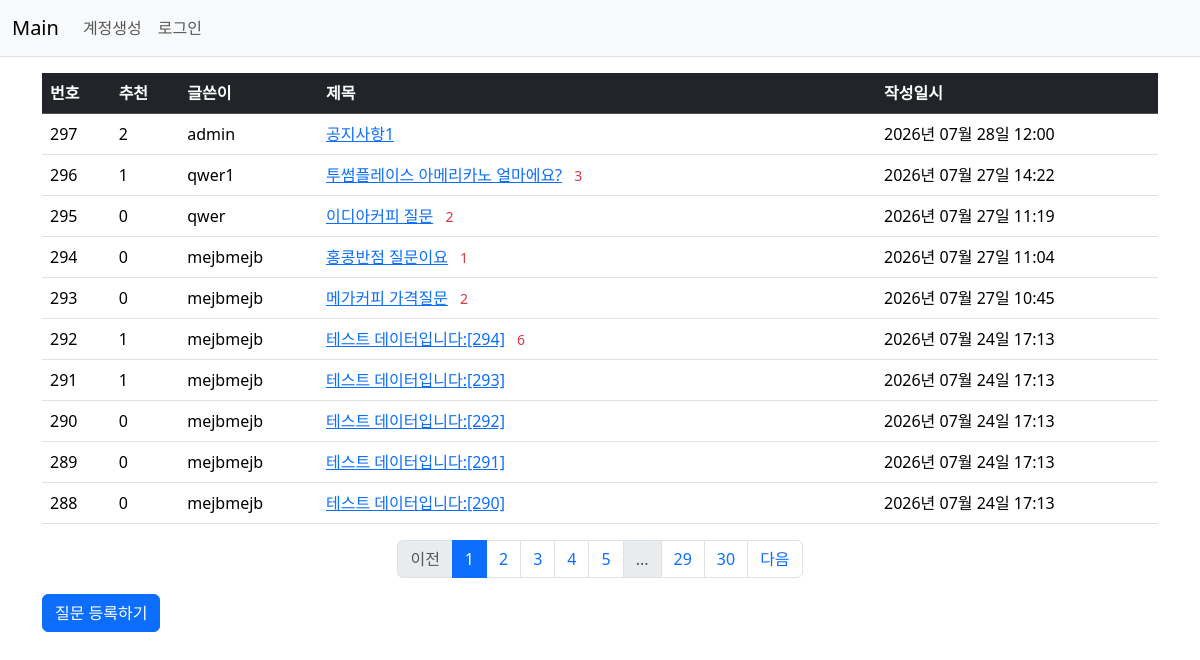
Page /question/list/ on the committed database.
### pybo/models.py (models this page shows, shortened)
class Question(db.Model):
    id = db.Column(db.Integer, primary_key=True)
    subject = db.Column(db.String(max_string), nullable=False) # 200자까지 문자열 제한이 있으며 null을 허용하지 않겠다.
    content = db.Column(db.Text(), nullable=False)
    create_date = db.Column(db.DateTime(), nullable=False) # DateTime을 받아오며 null을 허용하지 않겠다
    user_id = db.Column(db.Integer, db.ForeignKey('user.id', ondelete='CASCADE'), nullable=False)
    user = db.relationship('User', backref=db.backref('question_set'))
    voter = db.relationship('User', secondary=question_voter,
                            backref=db.backref('question_voter_set', lazy='dynamic'))

class User(db.Model):
    id = db.Column(db.Integer, primary_key=True)
    username = db.Column(db.String(150), unique=True, nullable=False) # unique = True 중복 막겠다
    password = db.Column(db.String(max_string), nullable=False)
    email = db.Column(db.String(120), unique=True, nullable=False)

### pybo/views/question_views.py (the view)
@bp.route('/list/')
def _list(): # URL '/question/list/'로 접근했을 때 실행될 라우트 함수를 정의
    page = request.args.get('page', type=int, default=1)
    question_list = Question.query.order_by(Question.create_date.desc()).paginate(page=page, per_page=per_page_num)
    return render_template('question/question_list.html', question_list=question_list)

### pybo/filter.py (called while the page is built)
def format_datetime(value, fmt='%Y년 %m월 %d일 %H:%M'):
    return value.strftime(fmt)

### pybo/views/auth_views.py (called while the page is built)
@bp.before_app_request
def load_logged_in_user():
    user_id = session.get('user_id')
    if user_id is None:
        g.user = None
    else:
        g.user = User.query.get(user_id)

### pybo/templates/question/question_list.html
{% extends 'base.html' %}
{% block content %}
<div class="container my-3">
    <table class="table">
        <thead>
        <tr class="table-dark">
            <th>번호</th>
            <th>추천</th>
            <th>글쓴이</th>
            <th style="width:50%">제목</th>
            <th>작성일시</th>
        </tr>
        </thead>
        <tbody>
        {% if question_list %}
        {% for question in question_list.items %}
        <tr>
            <td>
                {{ question_list.total - ((question_list.page - 1) * question_list.per_page) - loop.index0 }}
            </td>
            <td>
                {{ question.voter|length }}
            </td>
            <td>
                {{question.user.username}}
            </td>
            <td>
                <a href="{{ url_for('question.detail', question_id=question.id) }}">{{ question.subject }}</a>
                {% if question.answer_set|length > 0 %}
                <span class="text-danger small ms-2">{{ question.answer_set|length }}</span>
                {% endif %}
            </td>
            <td>
                {{ question.create_date|datetime }}
            </td>
        </tr>
        {% endfor %}
        {% else %}
        <tr>
            <td colspan="3">질문이 없습니다.</td>
        </tr>
        {% endif %}
        </tbody>
    </table>
    <ul class="pagination justify-content-center">
        {% if question_list.has_prev %}
        <li class="page-item">
            <a class="page-link" href="?page={{ question_list.prev_num }}">이전</a>
        </li>
        {% else %}
        <li class="page-item disabled">
            <a class="page-link" tabindex="-1" aria-disabled="true" href="#">이전</a>
        </li>
        {% endif %}
        {% for page_num in question_list.iter_pages() %}
            {% if page_num %}
                {% if page_num != question_list.page %}
                <li class="page-item">
                    <a class="page-link" href="?page={{ page_num }}">{{ page_num }}</a>
                </li>
                {% else %}
                <li class="page-item active" aria-current="page">
                    <a class="page-link" href="#">{{ page_num }}</a>
                </li>
                {% endif %}
            {% else %}
                <li class="page-item disabled">
                    <a class="page-link" href="#">...</a>
                </li>
            {% endif %}
        {% endfor %}
        {% if question_list.has_next %}
        <li class="page-item">
            <a class="page-link" href="?page={{ question_list.next_num }}">다음</a>
        </li>
        {% else %}
        <li class="page-item disabled">
            <a class="page-link" tabindex="-1" aria-disabled="true" href="#">다음</a>
        </li>
        {% endif %}
    </ul>
    <a href="{{ url_for('question.create') }}" class="btn btn-primary">질문 등록하기</a>
</div>
{% endblock %}

### rows in the picture
Question: total "297", voter|length "2", user.username "admin", subject "공지사항1", create_date "2026년 07월 28일 12:00"
Question: total "296", voter|length "1", user.username "qwer1", subject "투썸플레이스 아메리카노 얼마에요?", answer_set|length "3", create_date "2026년 07월 27일 14:22"
Question: total "295", voter|length "0", user.username "qwer", subject "이디아커피 질문", answer_set|length "2", create_date "2026년 07월 27일 11:19"
Question: total "294", voter|length "0", user.username "mejbmejb", subject "홍콩반점 질문이요", answer_set|length "1", create_date "2026년 07월 27일 11:04"
Question: total "293", voter|length "0", user.username "mejbmejb", subject "메가커피 가격질문", answer_set|length "2", create_date "2026년 07월 27일 10:45"
Question: total "292", voter|length "1", user.username "mejbmejb", subject "테스트 데이터입니다:[294]", answer_set|length "6", create_date "2026년 07월 24일 17:13"
Question: total "291", voter|length "1", user.username "mejbmejb", subject "테스트 데이터입니다:[293]", create_date "2026년 07월 24일 17:13"
Question: total "290", voter|length "0", user.username "mejbmejb", subject "테스트 데이터입니다:[292]", create_date "2026년 07월 24일 17:13"
Question: total "289", voter|length "0", user.username "mejbmejb", subject "테스트 데이터입니다:[291]", create_date "2026년 07월 24일 17:13"
Question: total "288", voter|length "0", user.username "mejbmejb", subject "테스트 데이터입니다:[290]", create_date "2026년 07월 24일 17:13"

### other values in the picture
{{ page_num }} "1"
{{ page_num }} "2" "3" "4" "5" "29" "30"
